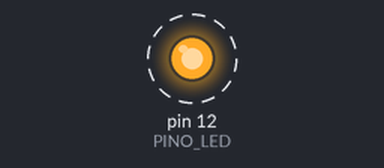
Bench run of a sketch on a simulated Arduino Uno, built with avr-gcc and run on an emulated ATmega328P. On the bench: output pins drawn as LEDs (lit = HIGH). Dashed ring = blinking.

Above: at 0.5 s.
Timing chart, 0 to 4.6 s (numbered marks = the images above):
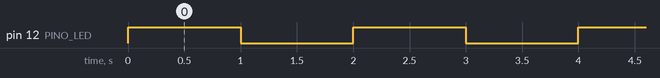

The sketch:

blink_led_esp.ino
```cpp
#define PINO_LED 12

void setup() {
  pinMode(PINO_LED, OUTPUT);
}

void loop() {
  digitalWrite(PINO_LED, HIGH);
  delay(1000);
  digitalWrite(PINO_LED, LOW);
  delay(1000);
}
```

Measured:
- by itself, pin 12 (PINO_LED): alternates HIGH for 1.0 s and LOW for 1.0 s
